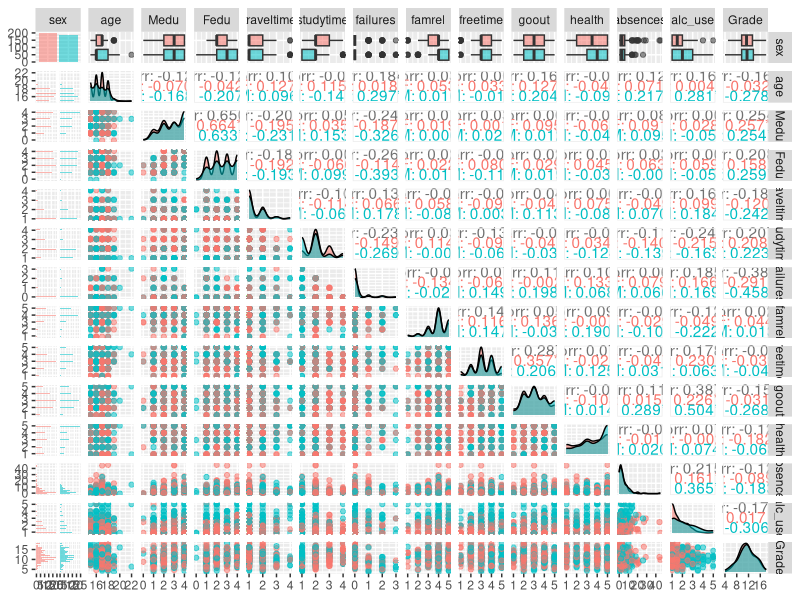
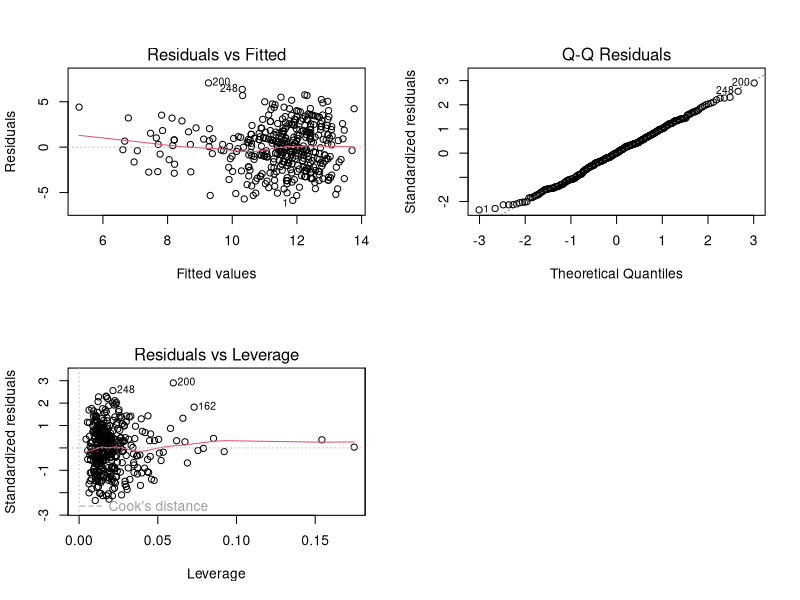
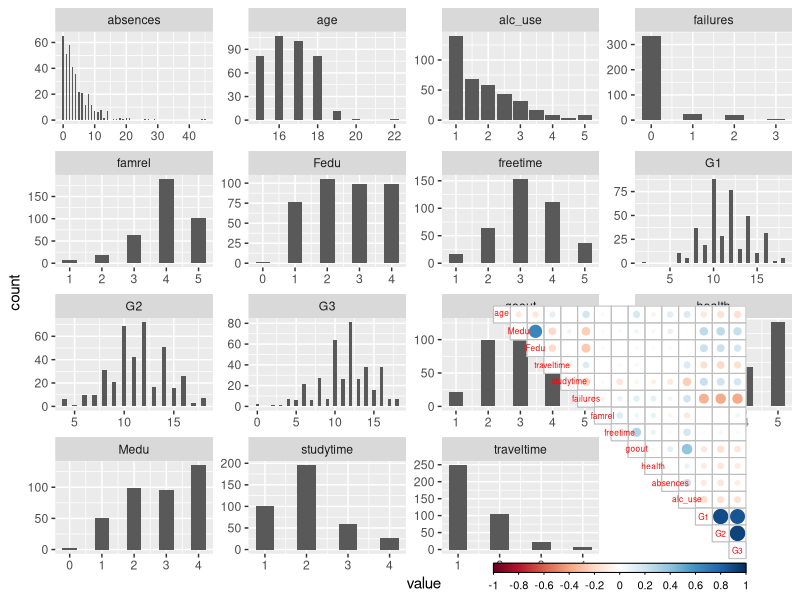
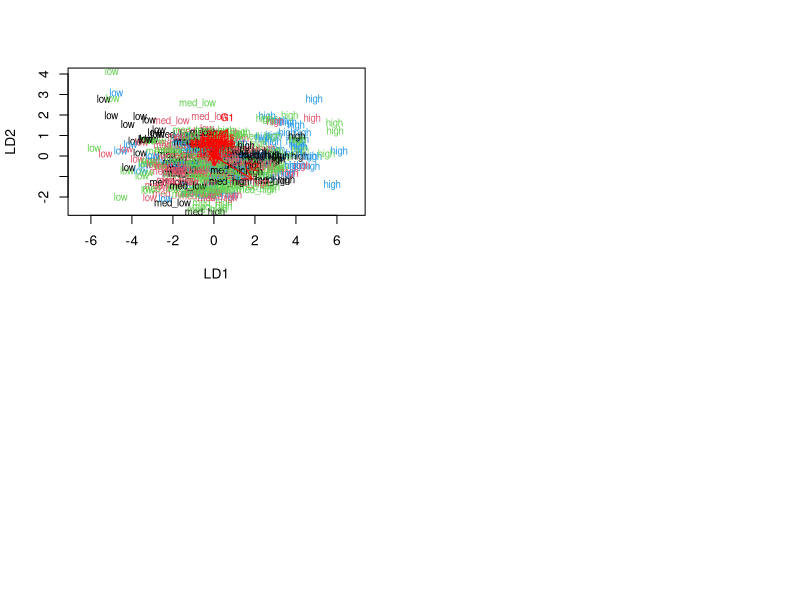
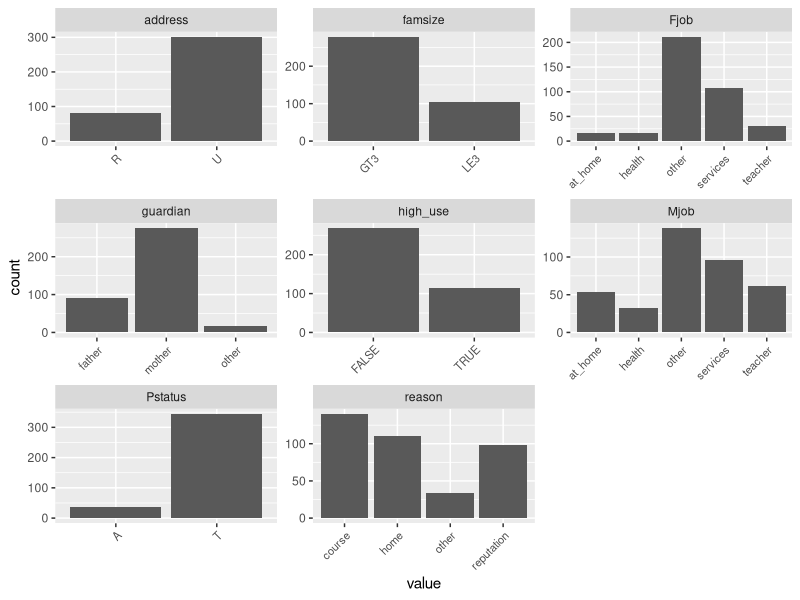
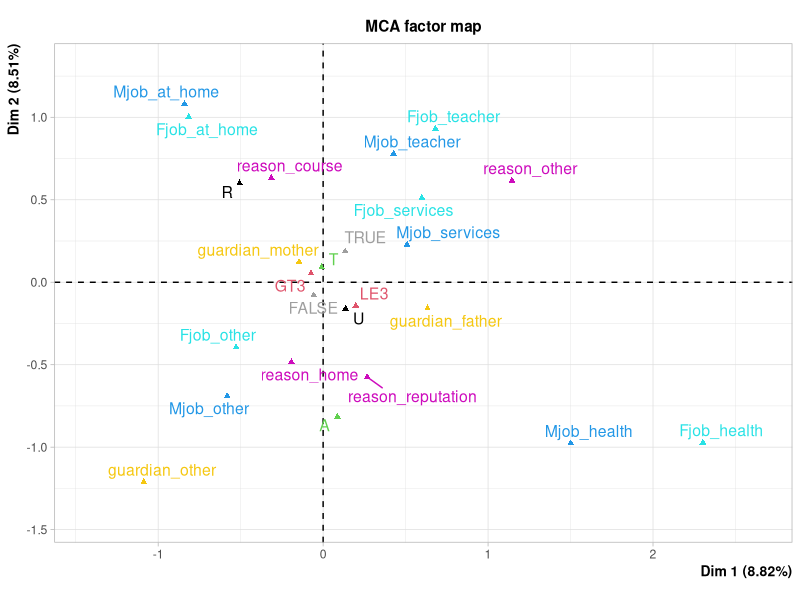

These figures' R source, in order:
## ---- chunk 1
getwd()
library(readr)
alc_Grade <- read_csv('alc_Grade.txt')
str(alc_Grade)
dim(alc_Grade)
## ---- chunk 2
library(dplyr)
library(GGally)
library(ggplot2)
## ---- chunk 3
p <- ggpairs(alc_Grade, mapping = aes(col=sex,alpha=0.3))
p
summary(alc_Grade)
## ---- chunk 4
model1 <- lm(Grade ~ Medu + Fedu + traveltime + studytime + failures + famrel + freetime + goout + health + absences + alc_use, data = alc_Grade)
summary(model1)
## ---- chunk 5
model2 <- lm(Grade ~ Medu + traveltime + studytime + failures + goout + health + absences, data = alc_Grade)
summary(model2)
## ---- chunk 6
par(mfrow=c(2,2))
plot(model2, which=c(1,2,5))
## ---- chunk 7
getwd()
library(readr)
alc_3G <- read_csv('alc_3G.txt')
str(alc_3G)
dim(alc_3G)
## ---- chunk 8
summary(alc_3G)
## ---- chunk 9
selected_variables <- subset (alc_3G, select = c('age', 'Medu', 'Fedu','traveltime', 'studytime','failures', 'famrel','freetime', 'goout', 'health', "absences", "alc_use", "G1", 'G2', "G3"))
library(tidyr)
library(ggplot2)
gather(selected_variables) %>% ggplot(aes(value)) + facet_wrap("key", scales = "free") + geom_bar()
cor_matrix<-cor(alc_3G) %>% round(2)
cor_matrix
## ---- chunk 10
library(corrplot)
corrplot(cor_matrix, method="circle", type = 'upper', cl.pos ="b", tl.pos = 'd', tl.cex = 0.6)
## ---- chunk 11
alc_3G_scaled <- scale(alc_3G)
summary(alc_3G_scaled)
## ---- chunk 12
class(alc_3G_scaled)
alc_3G_scaled <- as.data.frame(alc_3G_scaled)
summary(alc_3G_scaled)
summary(alc_3G_scaled$G3)
bins <- quantile(alc_3G_scaled$G3) %>% round(4)
bins
## ---- chunk 13
Grade3 <- cut(alc_3G_scaled$G3, breaks = bins, include.lowest = TRUE, label = c('low', 'med_low', 'med_high', 'high'))
table(Grade3)
## ---- chunk 14
alc_3G_scaled <- dplyr::select(alc_3G_scaled, -G3)
alc_3G_scaled <- data.frame(alc_3G_scaled, Grade3)
n <- nrow(alc_3G_scaled)
n
ind <- sample(n,  size = n * 0.8)
train <- alc_3G_scaled[ind,]
## ---- chunk 15
library(MASS)
lda.fit <- lda(Grade3 ~ ., data = train)
lda.fit
## ---- chunk 16
lda.arrows <- function(x, myscale = 1, arrow_heads = 0.1, color = "red", tex = 0.75, choices = c(1,2)){
  heads <- coef(x)
  arrows(x0 = 0, y0 = 0, 
         x1 = myscale * heads[,choices[1]], 
         y1 = myscale * heads[,choices[2]], col=color, length = arrow_heads)
  text(myscale * heads[,choices], labels = row.names(heads), 
       cex = tex, col=color, pos=3)
}
lda.arrows
classes <- as.numeric(train$Grade3)
plot(lda.fit, dimen = 2, col = classes, pch = classes)
lda.arrows(lda.fit, myscale = 1)
## ---- chunk 17
test <- alc_3G_scaled[-ind,]
correct_classes <- test$Grade3
test <- dplyr::select(test, -Grade3)
lda.pred=predict(lda.fit,newdata=test)
table(correct=correct_classes,predicted=lda.pred$class) %>% addmargins

## ---- chunk 18
library(readr)
Alc_MCA <- read.csv('Alc_MCA.txt')
summary(Alc_MCA)
str(Alc_MCA)
## ---- chunk 19
library(tidyr)
library(ggplot2)
gather(Alc_MCA) %>% ggplot(aes(value)) + facet_wrap("key", scales = "free") + geom_bar() + theme(axis.text.x = element_text(angle = 45, hjust = 1, size = 8))
## ---- chunk 20
library(FactoMineR)
library(ggplot2)
library(dplyr)
library(tidyr)
alc_mca <- MCA(Alc_MCA, graph = FALSE)
summary(alc_mca)
## ---- chunk 21
plot(alc_mca, invisible=c("ind"), habillage = "quali")
